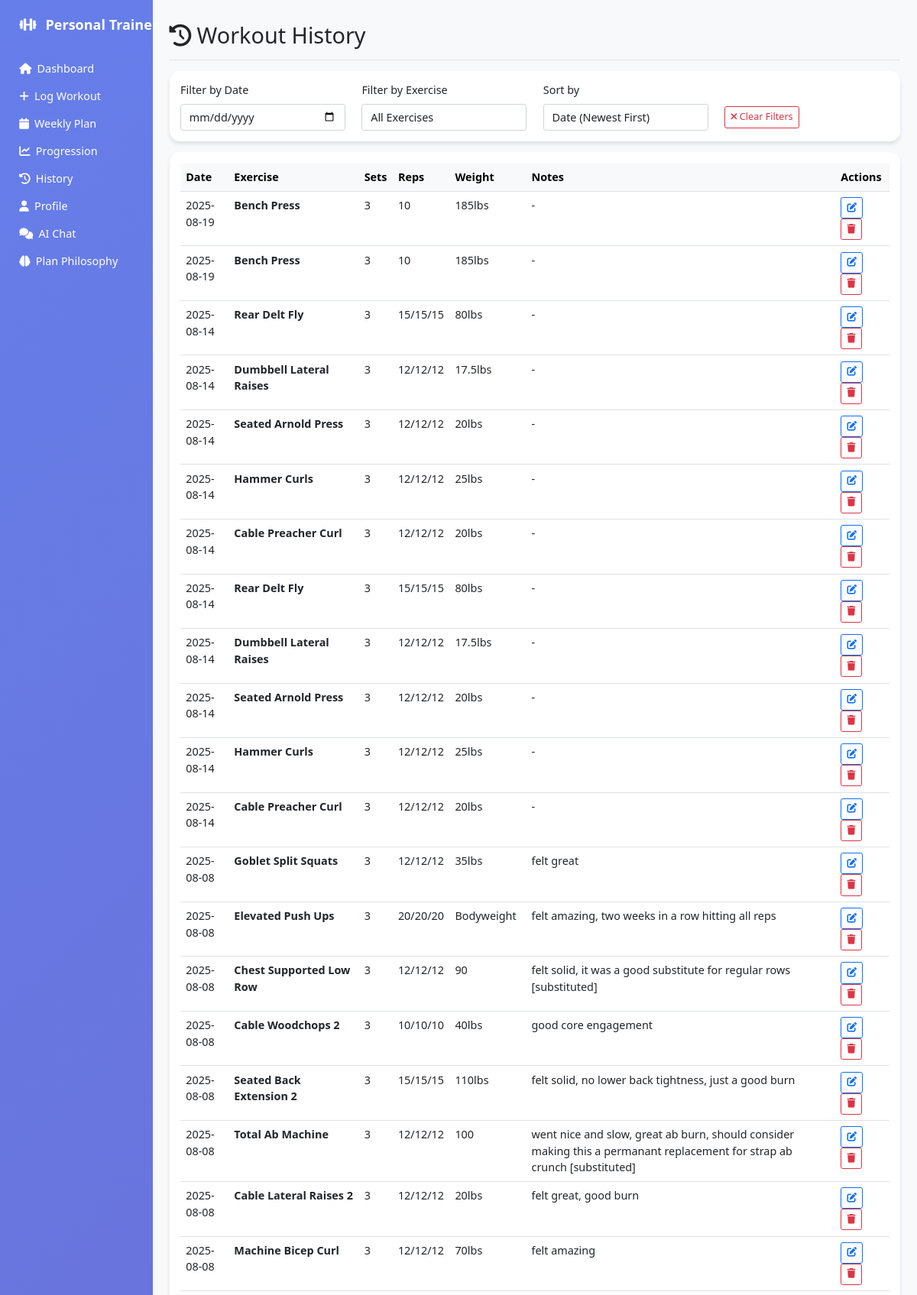
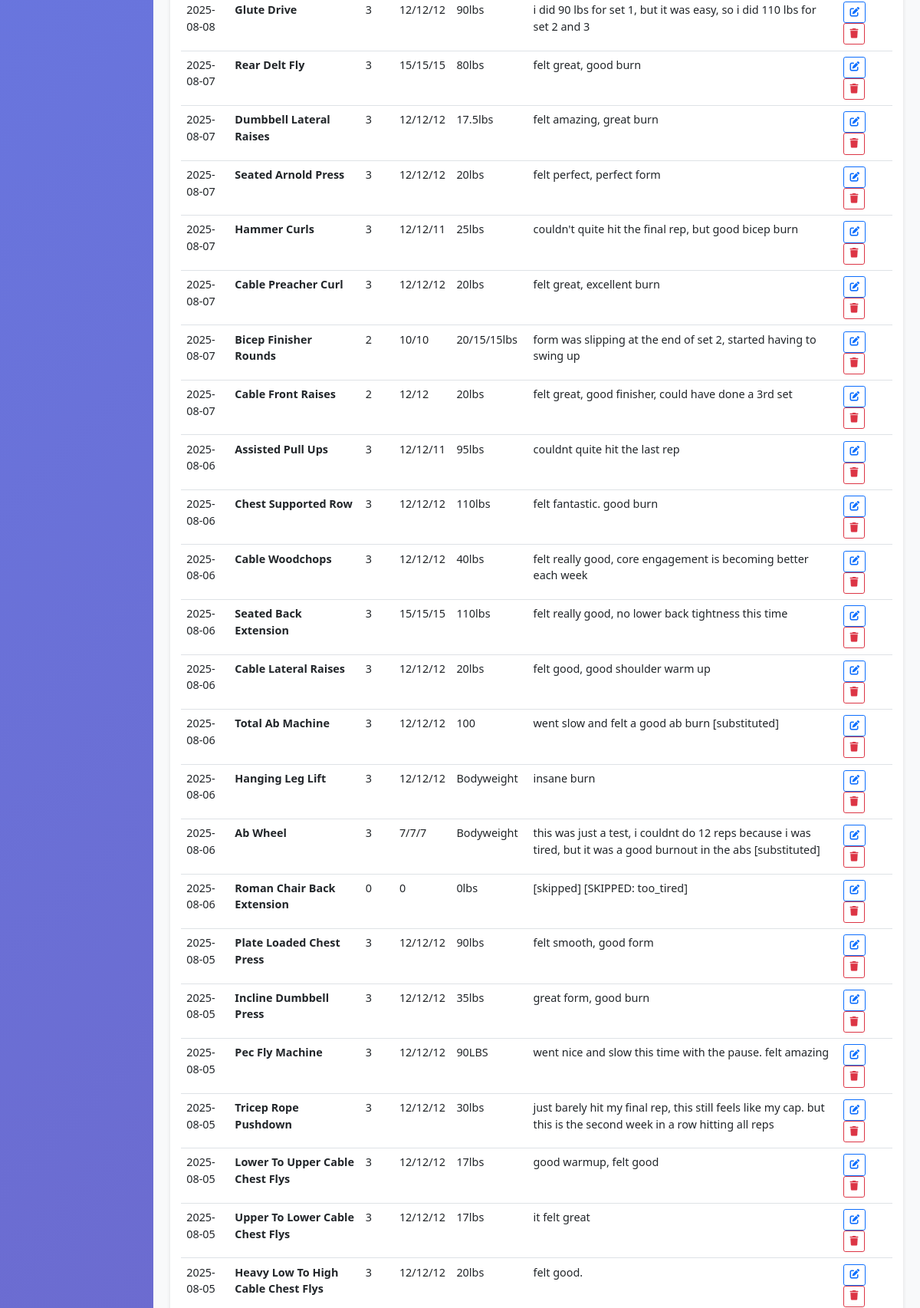
The app's page /history (upper part) with its own data (2 pictures, top to bottom).
### tables this page shows
CREATE TABLE workouts (
    id INTEGER PRIMARY KEY AUTOINCREMENT,
    exercise_name TEXT,
    sets INTEGER,
    reps TEXT,
    weight TEXT,
    date_logged TEXT,
    notes TEXT
, substitution_reason TEXT, performance_context TEXT, environmental_factors TEXT, difficulty_rating INTEGER, gym_location TEXT, progression_notes TEXT, day_completed BOOLEAN DEFAULT FALSE, complex_exercise_data TEXT);

### app.py (the view)
@app.route('/history')
def history():
    conn = sqlite3.connect('workout_logs.db')
    cursor = conn.cursor()
    try:
        cursor.execute('SELECT exercise_name, sets, reps, weight, date_logged, notes, id FROM workouts ORDER BY date_logged DESC')
        workouts = cursor.fetchall()
    except sqlite3.OperationalError as e:
        print(f"Error fetching workout history: {e}")
        workouts = []
    conn.close()
    return render_template('history.html', workouts=workouts)

### templates/history.html (shortened to what this page needs)
{% extends "base.html" %}
{% block content %}
<div class="d-flex justify-content-between flex-wrap flex-md-nowrap align-items-center pt-3 pb-2 mb-3 border-bottom">
    <h1 class="h2"><i class="fas fa-history me-2"></i>Workout History</h1>
</div>
<div class="card mb-3">
    <div class="card-body">
        <div class="row align-items-center">
            <div class="col-md-3">
                <label for="dateFilter" class="form-label">Filter by Date</label>
                <input type="date" class="form-control" id="dateFilter" onchange="filterWorkouts()">
            </div>
            <div class="col-md-3">
                <label for="exerciseFilter" class="form-label">Filter by Exercise</label>
                <select class="form-control" id="exerciseFilter" onchange="filterWorkouts()">
                    <option value="">All Exercises</option>
                    {% set exercises = workouts | map(attribute=0) | list | unique %}
                </select>
            </div>
            <div class="col-md-3">
                <label for="sortBy" class="form-label">Sort by</label>
                <select class="form-control" id="sortBy" onchange="sortWorkouts()">
                    <option value="date-desc">Date (Newest First)</option>
                </select>
            </div>
            <div class="col-md-3">
                <label class="form-label">&nbsp;</label>
                <div>
                    <button class="btn btn-outline-danger btn-sm" onclick="clearFilters()">
                        <i class="fas fa-times me-1"></i>Clear Filters
                    </button>
                </div>
            </div>
        </div>
    </div>
</div>
<div class="card">
    <div class="card-body">
        {% if workouts %}
            <div class="table-responsive">
                <table class="table table-hover" id="workoutsTable">
                    <thead class="table-light">
                        <tr>
                            <th>Date</th>
                            <th>Exercise</th>
                            <th>Sets</th>
                            <th>Reps</th>
                            <th>Weight</th>
                            <th>Notes</th>
                            <th>Actions</th>
                        </tr>
                    </thead>
                    <tbody>
                        {% for workout in workouts %}
                            {% set exercise, sets, reps, weight, date, notes, workout_id = workout %}
                            <tr data-workout-id="{{ workout_id }}" data-date="{{ date }}" data-exercise="{{ exercise }}" data-weight="{{ weight }}">
                                <td>{{ date }}</td>
                                <td><strong>{{ exercise.title() }}</strong></td>
                                <td>{{ sets }}</td>
                                <td>{{ reps }}</td>
                                <td>{{ weight }}</td>
                                <td>{{ notes or '-' }}</td>
                                <td>
                                    <button class="btn btn-sm btn-outline-primary me-1" onclick="editWorkout({{ workout_id }}, '{{ exercise }}', {{ sets }}, '{{ reps }}', '{{ weight }}', '{{ notes or '' }}', '{{ date }}')" title="Edit">
                                        <i class="fas fa-edit"></i>
                                    </button>
                                    <button class="btn btn-sm btn-outline-danger" onclick="deleteWorkout({{ workout_id }}, '{{ exercise }}', '{{ date }}')" title="Delete">
                                        <i class="fas fa-trash"></i>
                                    </button>
                                </td>
                            </tr>
                        {% endfor %}
                    </tbody>
                </table>
            </div>
        {% else %}
            <div class="text-center py-5">
                <i class="fas fa-dumbbell fa-3x text-muted mb-3"></i>
                <h5>No workouts logged yet</h5>
                <p class="text-muted">Start by <a href="{{ url_for('log_workout') }}">logging your first workout</a>!</p>
            </div>
        {% endif %}
    </div>
</div>
{% endblock %}

### templates/base.html (style rules this page uses)
body { zoom: 0.9; transform-origin: top left; }
.card { border: none; border-radius: 15px; box-shadow: 0 4px 6px rgba(0, 0, 0, 0.1); }

### records on screen
workouts: date_logged "2025-08-19", title "Bench Press", sets "3", reps "10", weight "185lbs", notes "-"
workouts: date_logged "2025-08-19", title "Bench Press", sets "3", reps "10", weight "185lbs", notes "-"
workouts: date_logged "2025-08-14", title "Rear Delt Fly", sets "3", reps "15/15/15", weight "80lbs", notes "-"
workouts: date_logged "2025-08-14", title "Dumbbell Lateral Raises", sets "3", reps "12/12/12", weight "17.5lbs", notes "-"
workouts: date_logged "2025-08-14", title "Seated Arnold Press", sets "3", reps "12/12/12", weight "20lbs", notes "-"
workouts: date_logged "2025-08-14", title "Hammer Curls", sets "3", reps "12/12/12", weight "25lbs", notes "-"
workouts: date_logged "2025-08-14", title "Cable Preacher Curl", sets "3", reps "12/12/12", weight "20lbs", notes "-"
workouts: date_logged "2025-08-14", title "Rear Delt Fly", sets "3", reps "15/15/15", weight "80lbs", notes "-"
workouts: date_logged "2025-08-14", title "Dumbbell Lateral Raises", sets "3", reps "12/12/12", weight "17.5lbs", notes "-"
workouts: date_logged "2025-08-14", title "Seated Arnold Press", sets "3", reps "12/12/12", weight "20lbs", notes "-"
workouts: date_logged "2025-08-14", title "Hammer Curls", sets "3", reps "12/12/12", weight "25lbs", notes "-"
workouts: date_logged "2025-08-14", title "Cable Preacher Curl", sets "3", reps "12/12/12", weight "20lbs", notes "-"
workouts: date_logged "2025-08-08", title "Goblet Split Squats", sets "3", reps "12/12/12", weight "35lbs", notes "felt great"
workouts: date_logged "2025-08-08", title "Elevated Push Ups", sets "3", reps "20/20/20", weight "Bodyweight", notes "felt amazing, two weeks in a row hitting all reps"
workouts: date_logged "2025-08-08", title "Chest Supported Low Row", sets "3", reps "12/12/12", weight "90", notes "felt solid, it was a good substitute for regular rows [substituted]"
workouts: date_logged "2025-08-08", title "Cable Woodchops 2", sets "3", reps "10/10/10", weight "40lbs", notes "good core engagement"
workouts: date_logged "2025-08-08", title "Seated Back Extension 2", sets "3", reps "15/15/15", weight "110lbs", notes "felt solid, no lower back tightness, just a good burn"
workouts: date_logged "2025-08-08", title "Total Ab Machine", sets "3", reps "12/12/12", weight "100", notes "went nice and slow, great ab burn, should consider making this a permanant replacement for strap ab crunch [substituted]"
workouts: date_logged "2025-08-08", title "Cable Lateral Raises 2", sets "3", reps "12/12/12", weight "20lbs", notes "felt great, good burn"
workouts: date_logged "2025-08-08", title "Machine Bicep Curl", sets "3", reps "12/12/12", weight "70lbs", notes "felt amazing"
workouts: date_logged "2025-08-08", title "Glute Drive", sets "3", reps "12/12/12", weight "90lbs", notes "i did 90 lbs for set 1, but it was easy, so i did 110 lbs for set 2 and 3"
workouts: date_logged "2025-08-07", title "Rear Delt Fly", sets "3", reps "15/15/15", weight "80lbs", notes "felt great, good burn"
workouts: date_logged "2025-08-07", title "Dumbbell Lateral Raises", sets "3", reps "12/12/12", weight "17.5lbs", notes "felt amazing, great burn"
workouts: date_logged "2025-08-07", title "Seated Arnold Press", sets "3", reps "12/12/12", weight "20lbs", notes "felt perfect, perfect form"
workouts: date_logged "2025-08-07", title "Hammer Curls", sets "3", reps "12/12/11", weight "25lbs", notes "couldn't quite hit the final rep, but good bicep burn"
workouts: date_logged "2025-08-07", title "Cable Preacher Curl", sets "3", reps "12/12/12", weight "20lbs", notes "felt great, excellent burn"
workouts: date_logged "2025-08-07", title "Bicep Finisher Rounds", sets "2", reps "10/10", weight "20/15/15lbs", notes "form was slipping at the end of set 2, started having to swing up"
workouts: date_logged "2025-08-07", title "Cable Front Raises", sets "2", reps "12/12", weight "20lbs", notes "felt great, good finisher, could have done a 3rd set"
workouts: date_logged "2025-08-06", title "Assisted Pull Ups", sets "3", reps "12/12/11", weight "95lbs", notes "couldnt quite hit the last rep"
workouts: date_logged "2025-08-06", title "Chest Supported Row", sets "3", reps "12/12/12", weight "110lbs", notes "felt fantastic. good burn"
workouts: date_logged "2025-08-06", title "Cable Woodchops", sets "3", reps "12/12/12", weight "40lbs", notes "felt really good, core engagement is becoming better each week"
workouts: date_logged "2025-08-06", title "Seated Back Extension", sets "3", reps "15/15/15", weight "110lbs", notes "felt really good, no lower back tightness this time"
workouts: date_logged "2025-08-06", title "Cable Lateral Raises", sets "3", reps "12/12/12", weight "20lbs", notes "felt good, good shoulder warm up"
workouts: date_logged "2025-08-06", title "Total Ab Machine", sets "3", reps "12/12/12", weight "100", notes "went slow and felt a good ab burn [substituted]"
workouts: date_logged "2025-08-06", title "Hanging Leg Lift", sets "3", reps "12/12/12", weight "Bodyweight", notes "insane burn"
workouts: date_logged "2025-08-06", title "Ab Wheel", sets "3", reps "7/7/7", weight "Bodyweight", notes "this was just a test, i couldnt do 12 reps because i was tired, but it was a good burnout in the abs [substituted]"
workouts: date_logged "2025-08-06", title "Roman Chair Back Extension", sets "0", reps "0", weight "0lbs", notes "[skipped] [SKIPPED: too_tired]"
workouts: date_logged "2025-08-05", title "Plate Loaded Chest Press", sets "3", reps "12/12/12", weight "90lbs", notes "felt smooth, good form"
workouts: date_logged "2025-08-05", title "Incline Dumbbell Press", sets "3", reps "12/12/12", weight "35lbs", notes "great form, good burn"
workouts: date_logged "2025-08-05", title "Pec Fly Machine", sets "3", reps "12/12/12", weight "90LBS", notes "went nice and slow this time with the pause. felt amazing"
workouts: date_logged "2025-08-05", title "Tricep Rope Pushdown", sets "3", reps "12/12/12", weight "30lbs", notes "just barely hit my final rep, this still feels like my cap. but this is the second week in a row hitting all reps"
workouts: date_logged "2025-08-05", title "Lower To Upper Cable Chest Flys", sets "3", reps "12/12/12", weight "17lbs", notes "good warmup, felt good"
workouts: date_logged "2025-08-05", title "Upper To Lower Cable Chest Flys", sets "3", reps "12/12/12", weight "17lbs", notes "it felt great"
workouts: date_logged "2025-08-05", title "Heavy Low To High Cable Chest Flys", sets "3", reps "12/12/12", weight "20lbs", notes "felt good."
